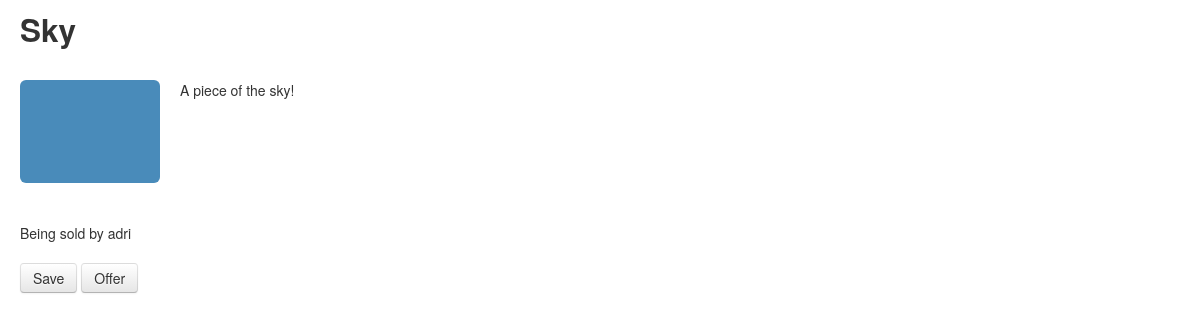
The app's page /manage/item/1 (signed in), older data.
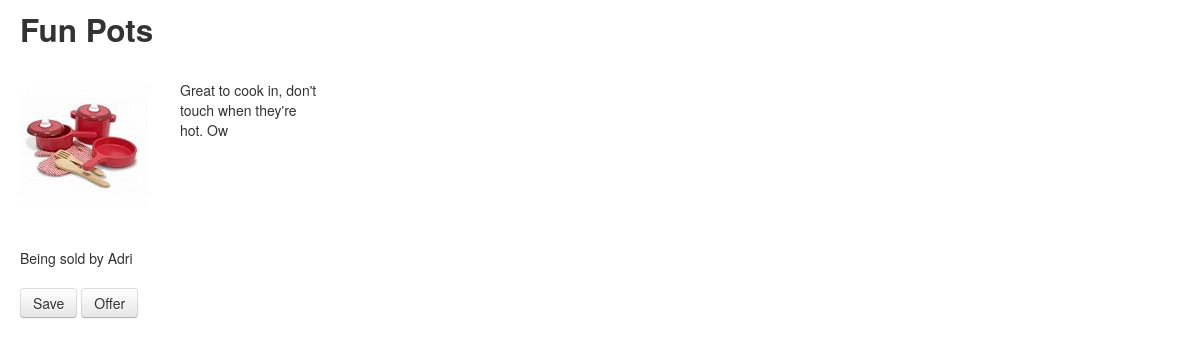
The same page, newer data.
### jlist/models.py (models this page shows, shortened)
class Item(models.Model):
    seller = models.ForeignKey('UserProfile', unique=False, related_name="item" )
    name = models.CharField(max_length = 50)
    description = models.CharField("Description",max_length = 1000)
    price = models.DecimalField(decimal_places=2, max_digits=6)
    sold = models.BooleanField()
    date_added = models.DateField(auto_now_add=True)
    photo = models.FileField(upload_to='photos/%Y/%m/%d')
    BEDROOM = 'BD'
    BATHROOM = 'BA'
    KITCHEN = 'KH'
    LIVING_ROOM = 'LR'
    FURNITURE_CHOICES = (
        (BEDROOM, 'Bedroom'),
        (BATHROOM, 'Bathroom'),
        (KITCHEN, 'Kitchen'),
        (LIVING_ROOM, 'Living Room'),
    )
    category = models.CharField(max_length = 2, choices=FURNITURE_CHOICES, default=LIVING_ROOM)

class UserProfile(models.Model):
    user = models.ForeignKey(User, unique=True, related_name="profile")
    items_for_sale = models.ManyToManyField(Item, related_name="profile")
    watched_items = models.ManyToManyField(Item, related_name="user_prof")
    def __unicode__(self):
        return self.user.username

### jlist/views.py (the view)
# urls.py: url(r'^marketplace/item/(?P<item_id>\w+)$', 'jlist.views.item_page', name='item'),
@login_required
def item_page(request, item_id):
    item = Item.objects.get(id=item_id)
    return render_to_response("item.html", {'item': item}, context_instance=RequestContext(request), )

### jumbolist/templates/item.html
{% extends "item_base.html" %}
{% block content %}
    <h2>{{ item.name }}</h2><br/>
    <div class="row">
    <div class="span2">
        <img src="{{ item.photo.url }}" class="img-rounded"/>
    </div>
    <div class="span2">
        <p>{{ item.description }}</p>
    </div>
    </div><br/><br/>
    Being sold by {{ item.seller }} <br/><br/>
    <a href="/save/item/{{ item.id }}" target="_blank"><button class="btn">Save</button></a>
    <a href="/offer/{{ item.id }}" target="_blank"><button class="btn">Offer</button></a>
{% endblock %}

### jumbolist/templates/item_base.html (shortened to what this page needs)
<!DOCTYPE html>
<html>
<head>
    <link href="http://127.0.0.1:8000/static/bootstrap/css/bootstrap.min.css" rel="stylesheet" media="screen">
    <link rel="stylesheet" href="http://127.0.0.1:8000/static/jquery-superbox-0.9.1/jquery.superbox.css" type="text/css" media="all" />
</head>
<body style="background-color:#FFF; padding-left: 20px">
        {% block content %}
        {% endblock %}
</body>
</html>

Row changes from the older to the newer data that the page shows:
changed Item: name "Sky" → "Fun Pots"; photo: a different picture; description "A piece of the sky!" → "Great to cook in, don't touch when they're hot. Ow"; seller "adri" → "Adri"
